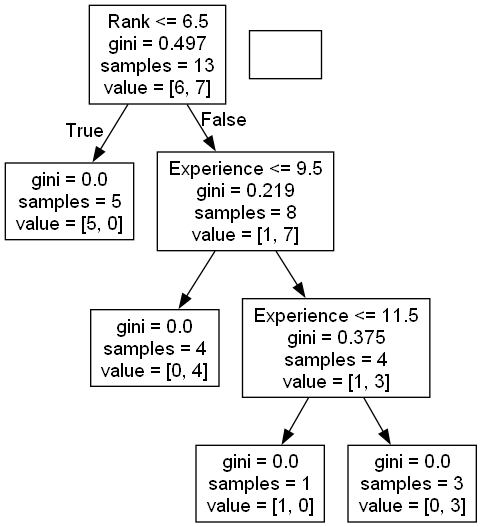

Source code (Python):
"""
决策树 
"""
import pandas as pd
from sklearn import tree
from sklearn.tree import DecisionTreeClassifier
from matplotlib import pyplot as plt
from matplotlib import image as pltimg
import pydotplus
import graphviz

df = pd.read_csv("Machine_learning_tutorial/shows.csv")

d = {"UK":0,"USA":1,"N":2}
df["Nationality"] = df["Nationality"].map(d)
d = {"YES":1,"NO":0}
df["Go"] = df["Go"].map(d)

"""
划分特征列和目标列
"""
features = ["Age","Experience","Rank","Nationality"]
X = df[features]
y = df["Go"]

dtree = DecisionTreeClassifier()
dtree = dtree.fit(X,y)
data = tree.export_graphviz(dtree,out_file = None,feature_names = features)
graph = pydotplus.graph_from_dot_data(data)
graph.write_png("Machine_learning_tutorial/decisionTree.png")

img = pltimg.imread("Machine_learning_tutorial/decisionTree.png")
imgplot = plt.imshow(img)
plt.show()
